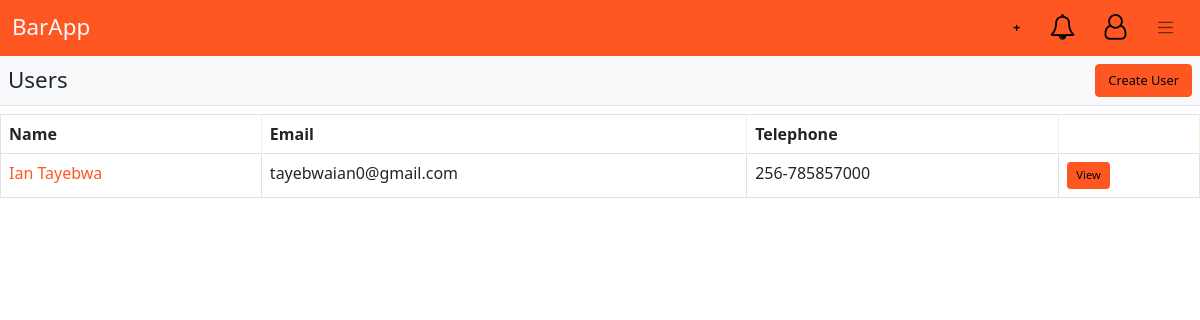
/profiles (signed in), run on the app's committed database.
### bar/models.py (models this page shows, shortened)
class Profile(models.Model):
    name = models.CharField(max_length=256)
    email = models.EmailField()
    telephone = models.CharField(max_length=16)
    user = models.OneToOneField(User, unique=False, on_delete=models.CASCADE)

### bar/views/profile.py (the view)
# urls.py: path('profiles', get_profiles, name='get_profiles'),
@login_required
def get_profiles(request):
	profiles = Profile.objects.all()
	context = {
		"profiles": profiles
	}
	return render(request, 'profile/profiles.html', context)

### bar/templates/profile/profiles.html (shortened to what this page needs)
{% extends 'base.html' %}
{% load app_tags %}
{% block body %}
	<div id="app">
        {% include 'index/nav.html' %}
    </div>
    <div class="d-flex bg-light p-2 justify-content-between  border-bottom mb-2">
        <h3 class="my-auto">Users</h3>
        <a href="{% url 'bar:create_user' %}" class="btn btn-primary">Create User</a>
    </div>
    <div class="overflow-auto">
        <table class="table table-bordered table-hover">
        	<thead>
        		<th>Name</th>
        		<th>Email</th>
                <th>Telephone</th>
        		<th></th>
        	</thead>
        	<tbody>
        		{% for profile in profiles %}
        		<tr>
                    <td><a href="{% url 'bar:get_profile' id=profile.id %}" class="nav-link p-0">{{profile.name}}</a></td>
        			<td>{{profile.email}}</td>
        			<td>{{profile.telephone}}</td>
        			<td><a href="{% url 'bar:get_profile' id=profile.id %}" class="btn btn-primary btn-sm">View</a></td>
        		</tr>
        		{% endfor %}
        	</tbody>
        </table>
    </div>
{% endblock %}

### bar/static/css/style.css (style rules this page uses)
.table th { background-color: rgb(250, 151, 3) }
.table th { border-right: 2px solid rgb(252, 238, 212); }

### data on the page
Profile: name "Ian Tayebwa", email "tayebwaian0@gmail.com", telephone "256-785857000"
